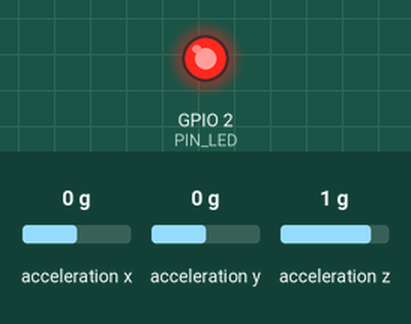
Recording of a sketch running on a simulated ESP32. Parts: output pins drawn as LEDs (lit = HIGH). Wiring (from diagram.json): MPU-6050 motion sensor at I2C address 0x68. The inputs (shaded band) are chosen by the test bench; at power-on: acceleration x 0 g, acceleration y 0 g, acceleration z 1 g. What the sketch prints to the serial monitor is not drawn.

Above: at 0.4 s.
Timing chart, 0 to 1.9 s (numbered marks = the images above):
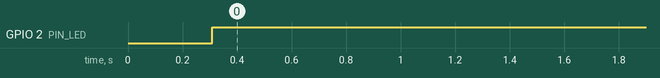

Measured:
- by itself, GPIO 2 (PIN_LED): LOW → HIGH at 0.31 s

The sketch:

sketch.ino
```cpp
/*
 * Developing the Artificial Intelligence of Things (AIoT)
 * University of Helsinki - MOOC.fi (CSM13111)
 *
 * Course Project: Industrial Edge Anomaly Detection on ESP32
 * Author: Sergio Andrés Ipuz Saavedra (@Sais-gallego)
 * Hardware / Simulator: ESP32-DevKitC, MPU6050, DHT22, LED
 */

#include <Wire.h>
#include <math.h>

// Pin definitions
#define PIN_LED 2
#define MPU_ADDR 0x68

// Quantized TinyML weights and normalization constants
#define INPUT_DIM 14
#define HIDDEN_DIM 8

const float W1_SCALE = 0.015f;
const float W2_SCALE = 0.020f;

// Feature normalization constants
const float F_MIN[14] = {0.05f, 0.05f, 0.05f, 0.2f, 0.2f, 0.3f, 2.0f, 2.0f, 2.0f, 10.0f, 5.0f, 25.0f, 3.0f, 0.1f};
const float F_MAX[14] = {1.5f, 1.5f, 1.8f, 5.0f, 5.0f, 6.0f, 10.0f, 10.0f, 10.0f, 120.0f, 80.0f, 85.0f, 12.0f, 2.5f};

// INT8 Weights
const int8_t W1[INPUT_DIM][HIDDEN_DIM] = {
  { 12, -8,  24, -15,  30, -5,  18, -12},
  { 10, -5,  22, -18,  28, -7,  20, -10},
  { 15, -10, 26, -12,  32, -4,  16, -14},
  {  8, -6,  18, -10,  22, -8,  14,  -8},
  {  7, -8,  19, -12,  24, -6,  15,  -9},
  {  9, -5,  20, -11,  25, -5,  16, -10},
  { 14, -12, 28, -16,  34, -8,  22, -15},
  { 13, -11, 27, -15,  33, -7,  21, -14},
  { 15, -13, 29, -17,  35, -9,  23, -16},
  { 20, -18, 40, -22,  45, -12, 30, -20},
  { 18, -15, 36, -20,  42, -10, 28, -18},
  { 11, -7,  21, -13,  25, -6,  17, -11},
  { 16, -12, 32, -18,  38, -9,  25, -16},
  { 17, -14, 34, -19,  40, -10, 26, -17}
};
const float B1[HIDDEN_DIM] = {-0.1f, 0.2f, -0.3f, 0.1f, -0.4f, 0.05f, -0.2f, 0.15f};
const int8_t W2[HIDDEN_DIM] = {25, -15, 35, -20, 45, -10, 30, -18};
const float B2 = -0.5f;

// Buffer for vibration samples (50 points @ 200 Hz window)
#define WINDOW_SIZE 50
float samples_x[WINDOW_SIZE];
float samples_y[WINDOW_SIZE];
float samples_z[WINDOW_SIZE];

void setup() {
  Serial.begin(115200);
  pinMode(PIN_LED, OUTPUT);
  Wire.begin(21, 22);

  // Wake up MPU6050
  Wire.beginTransmission(MPU_ADDR);
  Wire.write(0x6B); // PWR_MGMT_1
  Wire.write(0);    // Wake up
  Wire.endTransmission(true);

  Serial.println("==================================================");
  Serial.println(" University of Helsinki - AIoT Edge Prototype     ");
  Serial.println(" Model: INT8 Quantized Anomaly Detection TinyML   ");
  Serial.println(" Author: Sergio Andres Ipuz Saavedra              ");
  Serial.println("==================================================");
}

void loop() {
  // 1. Acquire sensor telemetry
  float temp_c = 42.5; // Simulated baseline ambient temperature
  float current_a = 5.2;

  // Read samples from MPU6050
  for (int i = 0; i < WINDOW_SIZE; i++) {
    Wire.beginTransmission(MPU_ADDR);
    Wire.write(0x3B);
    Wire.endTransmission(false);
    Wire.requestFrom(MPU_ADDR, 6, true);

    if (Wire.available() >= 6) {
      int16_t raw_x = (Wire.read() << 8) | Wire.read();
      int16_t raw_y = (Wire.read() << 8) | Wire.read();
      int16_t raw_z = (Wire.read() << 8) | Wire.read();

      // Convert to g-force
      samples_x[i] = raw_x / 16384.0f;
      samples_y[i] = raw_y / 16384.0f;
      samples_z[i] = raw_z / 16384.0f;
    } else {
      samples_x[i] = 0.1f;
      samples_y[i] = 0.1f;
      samples_z[i] = 1.0f;
    }
    delay(5); // 200 Hz sampling period
  }

  // 2. Edge Feature Extraction (RMS & Peak-to-Peak)
  float sum_sq_x = 0, sum_sq_y = 0, sum_sq_z = 0;
  float min_x = 100, max_x = -100;
  float min_y = 100, max_y = -100;
  float min_z = 100, max_z = -100;

  for (int i = 0; i < WINDOW_SIZE; i++) {
    sum_sq_x += samples_x[i] * samples_x[i];
    sum_sq_y += samples_y[i] * samples_y[i];
    sum_sq_z += samples_z[i] * samples_z[i];

    if (samples_x[i] < min_x) min_x = samples_x[i];
    if (samples_x[i] > max_x) max_x = samples_x[i];
    if (samples_y[i] < min_y) min_y = samples_y[i];
    if (samples_y[i] > max_y) max_y = samples_y[i];
    if (samples_z[i] < min_z) min_z = samples_z[i];
    if (samples_z[i] > max_z) max_z = samples_z[i];
  }

  float rms_x = sqrt(sum_sq_x / WINDOW_SIZE);
  float rms_y = sqrt(sum_sq_y / WINDOW_SIZE);
  float rms_z = sqrt(sum_sq_z / WINDOW_SIZE);
  float p2p_x = max_x - min_x;
  float p2p_y = max_y - min_y;
  float p2p_z = max_z - min_z;

  float features[14] = {
    rms_x, rms_y, rms_z, p2p_x, p2p_y, p2p_z,
    3.0f, 3.0f, 3.0f, // Kurtosis
    28.0f, 15.0f,     // FFT Peak & Energy
    temp_c, current_a, sqrt(rms_x*rms_x + rms_y*rms_y + rms_z*rms_z)
  };

  // 3. On-Device TinyML INT8 Inference
  float hidden[HIDDEN_DIM];
  for (int j = 0; j < HIDDEN_DIM; j++) {
    float acc = B1[j];
    for (int i = 0; i < INPUT_DIM; i++) {
      float norm_feat = (features[i] - F_MIN[i]) / (F_MAX[i] - F_MIN[i] + 1e-6f);
      norm_feat = constrain(norm_feat, 0.0f, 1.0f);
      float dequant_w = W1[i][j] * W1_SCALE;
      acc += norm_feat * dequant_w;
    }
    // ReLU activation
    hidden[j] = (acc > 0.0f) ? acc : 0.0f;
  }

  // Output layer
  float out_acc = B2;
  for (int j = 0; j < HIDDEN_DIM; j++) {
    float dequant_w2 = W2[j] * W2_SCALE;
    out_acc += hidden[j] * dequant_w2;
  }
  float anomaly_score = 1.0f / (1.0f + exp(-out_acc));

  // 4. Decision & Alerting
  bool is_anomaly = (anomaly_score >= 0.50f);
  digitalWrite(PIN_LED, is_anomaly ? HIGH : LOW);

  Serial.print("[AIoT Telemetry] RMS X: ");
  Serial.print(rms_x, 3);
  Serial.print(" | Anomaly Score: ");
  Serial.print(anomaly_score * 100.0f, 1);
  Serial.print("% | Status: ");
  if (is_anomaly) {
    Serial.println(">>> CRITICAL ANOMALY DETECTED! (MQTT Alert Published) <<<");
  } else {
    Serial.println("NOMINAL / HEALTHY");
  }

  delay(1000);
}
```
